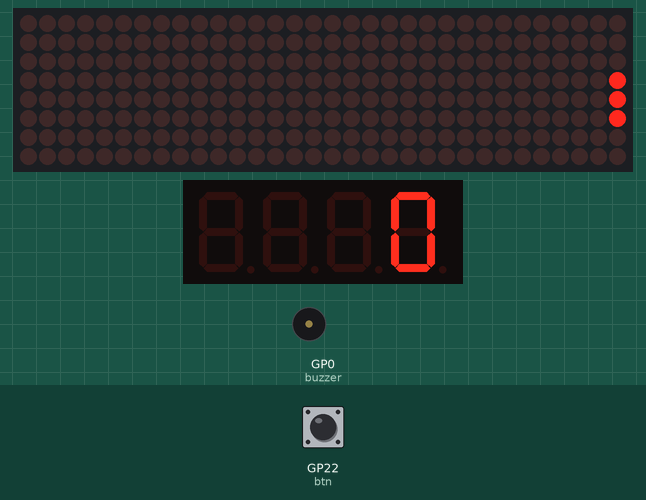
The program below on a simulated Raspberry Pi Pico running MicroPython. Parts: 32×8 LED matrix, 4-digit seven-segment display, buzzer (waves = sounding, pin HIGH). The test bench sets the inputs (shaded band); at power-on: GP22 (btn) HIGH. Random numbers come from a fixed seed; which way up the LED matrix modules are mounted is assumed.

Above: at 1.2 s.
1.3 s: GP22 (btn) pulled LOW for 1 s
At 1.96 s:
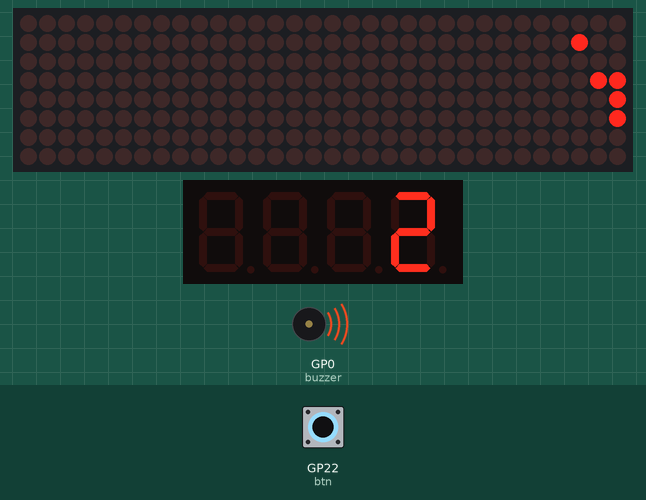
2.9 s: GP22 (btn) pulled LOW for 1 s
At 3.56 s:
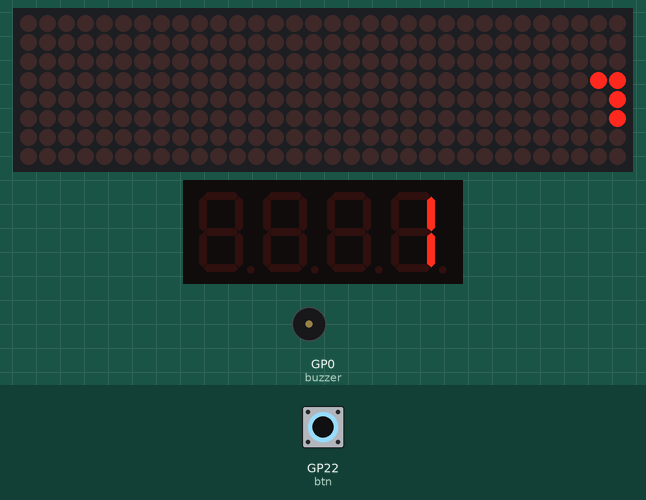
4.5 s: GP22 (btn) pulled LOW for 3.2 s
At 6.16 s:
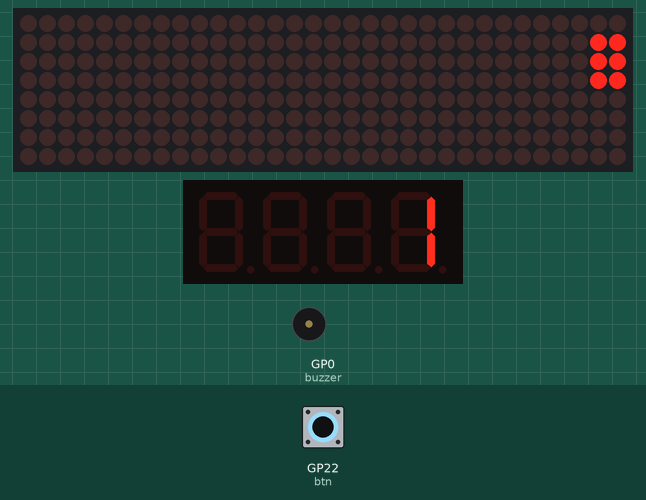
8.3 s: GP22 (btn) pulled LOW for 0.15 s
At 8.45 s:
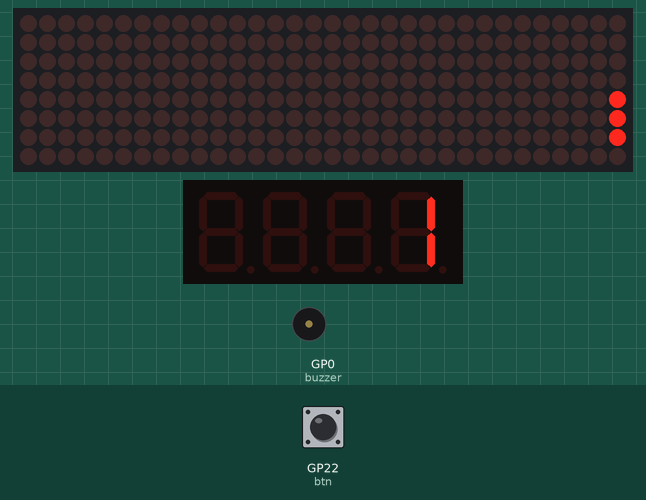
Timing chart, 0 to 10.0 s (numbered marks = the images above; inputs shaded):
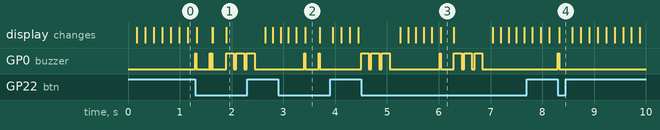

The program:

BLOCK_STACK.py
```python
from machine import Pin, SPI, ADC
import time
import random
import max7219
import tm1637 # Ensure tm1637.py is saved on your Pico

# ================= DISPLAY SETUP =================
spi = SPI(1, baudrate=10000000, sck=Pin(14), mosi=Pin(11))
cs = Pin(13, Pin.OUT)
d = max7219.Matrix8x8(spi, cs, 4)
d.brightness(2)

# ================= HW-069 SCOREBOARD SETUP =================
tm = tm1637.TM1637(clk=Pin(2), dio=Pin(3))
tm.brightness(2)

# ================= CONTROLS & SOUND =================
btn = Pin(22, Pin.IN, Pin.PULL_UP) # Joystick click to STACK
buzzer = Pin(0, Pin.OUT)
buzzer.value(0)

# Grid size matching your vertical 8x32 matrix setup
W, H = 8, 32
board = [[0]*W for _ in range(H)]

# ================= ADJUSTED ARCADE SPEED TUNING =================
base_speed = 160   # Smooth starting speed for the first 8x8 matrix block
move_speed = base_speed

# ================= GAME VARIABLES =================
current_row = 31   # Starts at the very bottom row
block_width = 3    # Starts 3 blocks wide
block_x = 0        # Initial horizontal position
direction = 1      # 1 = Right, -1 = Left
score = 0          # Tracks successfully stacked rows

def play_sound(freq_type):
    if freq_type == "click":
        buzzer.value(1)
        time.sleep(0.02)
        buzzer.value(0)
    elif freq_type == "chop":
        for _ in range(3):
            buzzer.value(1)
            time.sleep(0.01)
            buzzer.value(0)
            time.sleep(0.01)
    elif freq_type == "gameover":
        for f in range(3):
            buzzer.value(1)
            time.sleep(0.15)
            buzzer.value(0)
            time.sleep(0.05)
    elif freq_type == "win":
        for _ in range(10):
            buzzer.value(1)
            time.sleep(0.03)
            buzzer.value(0)
            time.sleep(0.02)

def reset_game():
    global board, current_row, block_width, block_x, direction, score, move_speed
    board = [[0]*W for _ in range(H)]
    current_row = 31
    block_width = 3
    block_x = random.randint(0, W - block_width)
    direction = 1
    score = 0
    move_speed = base_speed
    tm.number(score)

def draw():
    d.fill(0)

    # 1. Draw already stacked blocks on the board
    for y in range(H):
        for x in range(W):
            if board[y][x]:
                d.pixel(y, x, 1)

    # 2. Draw the currently moving active row
    for i in range(block_width):
        target_x = block_x + i
        if 0 <= target_x < W:
            d.pixel(current_row, target_x, 1)

    d.show()

# Initialize scoreboard
tm.number(score)
last_move = time.ticks_ms()

# ================= MAIN GAME LOOP =================
while True:
    # 1. CHECK THE STACK BUTTON (Action Input)
    if btn.value() == 0:
        if current_row == 31:
            # First row is free! Lock all blocks completely
            for i in range(block_width):
                board[current_row][block_x + i] = 1
            play_sound("click")
            score += 1
            tm.number(score)
            current_row -= 1
        else:
            # Compare current row placement with the row directly underneath it
            survived_blocks = 0
            for i in range(block_width):
                target_x = block_x + i
                if board[current_row + 1][target_x] == 1:
                    board[current_row][target_x] = 1
                    survived_blocks += 1

            if survived_blocks == 0:
                # Total miss! Game over animation
                play_sound("gameover")
                for _ in range(3):
                    for i in range(block_width): d.pixel(current_row, block_x + i, 1); d.show()
                    time.sleep(0.15)
                    for i in range(block_width): d.pixel(current_row, block_x + i, 0); d.show()
                    time.sleep(0.15)
                reset_game()
                continue

            elif survived_blocks < block_width:
                # Part of the block was chopped off
                play_sound("chop")
                block_width = survived_blocks
            else:
                # Perfect stack alignment
                play_sound("click")

            score += 1
            tm.number(score)

            # Check for Ultimate Win Condition (Reached the top row)
            if current_row == 0:
                play_sound("win")
                for _ in range(5):
                    d.fill(1); d.show(); time.sleep(0.1)
                    d.fill(0); d.show(); time.sleep(0.1)
                reset_game()
                continue

            # Move up to the next level row
            current_row -= 1

            # --- MATRIX PANEL DETECTOR ---
            # Calculate which 8x8 panel you are currently climbing (0 to 3)
            # Panel 0 = Bottom (Rows 24-31), Panel 3 = Top (Rows 0-7)
            matrix_panel = 3 - (current_row // 8)

            # Speed updates ONLY when crossing to a brand new 8x8 matrix panel!
            # Each panel subtracts 40ms from the original 160ms delay.
            move_speed = max(40, base_speed - (matrix_panel * 40))


        # Reset active block properties for the next row level
        block_x = 0
        direction = 1
        time.sleep(0.25) # Debounce delay to prevent double-pressing accidental inputs

    # 2. RUN NON-BLOCKING MOVEMENT ENGINE
    if time.ticks_diff(time.ticks_ms(), last_move) > move_speed:
        next_x = block_x + direction
        if next_x < 0 or next_x > (W - block_width):
            direction *= -1
        block_x += direction
        last_move = time.ticks_ms()

    # 3. REFRESH LED MATRIX WINDOW
    draw()
```

Measured:
- after the input at 2.9 s, GP0 (buzzer): alternates HIGH for 0.02 s and LOW for 0.26 s, 4 changes in all, then stays LOW, starting after 0.50 s
- after the input at 8.3 s, GP0 (buzzer): LOW → HIGH at once, → LOW 0.02 s later
